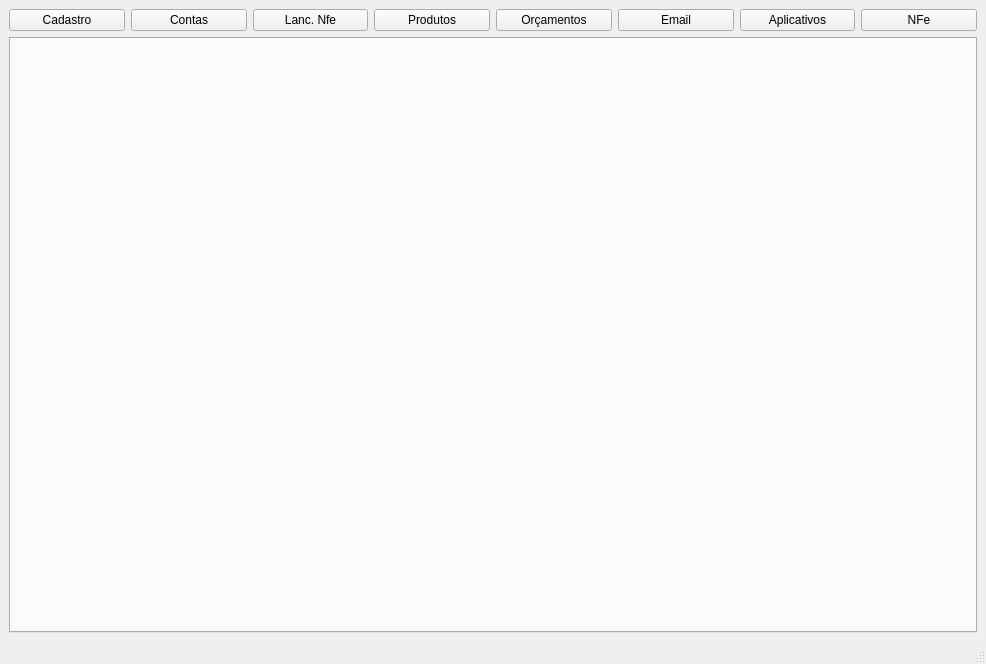
<?xml version="1.0" encoding="UTF-8"?>
<ui version="4.0">
 <class>MainWindow</class>
 <widget class="QMainWindow" name="MainWindow">
  <property name="geometry">
   <rect>
    <x>0</x>
    <y>0</y>
    <width>986</width>
    <height>664</height>
   </rect>
  </property>
  <property name="windowTitle">
   <string>aplication form in tabs</string>
  </property>
  <property name="windowIcon">
   <iconset theme="emblem-system"/>
  </property>
  <widget class="QWidget" name="centralwidget">
   <layout class="QVBoxLayout" name="verticalLayout">
    <item>
     <layout class="QHBoxLayout" name="horizontalLayout">
      <item>
       <widget class="QPushButton" name="pushButton_cadastro">
        <property name="text">
         <string>Cadastro</string>
        </property>
       </widget>
      </item>
      <item>
       <widget class="QPushButton" name="pushButto_contas">
        <property name="text">
         <string>Contas</string>
        </property>
       </widget>
      </item>
      <item>
       <widget class="QPushButton" name="pushButton_LancNfe">
        <property name="text">
         <string>Lanc. Nfe</string>
        </property>
       </widget>
      </item>
      <item>
       <widget class="QPushButton" name="pushButton_produtos">
        <property name="text">
         <string>Produtos</string>
        </property>
       </widget>
      </item>
      <item>
       <widget class="QPushButton" name="pushButton_oecamentos">
        <property name="text">
         <string>Orçamentos</string>
        </property>
       </widget>
      </item>
      <item>
       <widget class="QPushButton" name="pushButton_email">
        <property name="text">
         <string>Email</string>
        </property>
       </widget>
      </item>
      <item>
       <widget class="QPushButton" name="pushButton_aplicativos">
        <property name="text">
         <string>Aplicativos</string>
        </property>
       </widget>
      </item>
      <item>
       <widget class="QPushButton" name="pushButton_Nfe">
        <property name="text">
         <string>NFe</string>
        </property>
       </widget>
      </item>
     </layout>
    </item>
    <item>
     <widget class="QTabWidget" name="tabWidget">
      <property name="currentIndex">
       <number>-1</number>
      </property>
      <property name="tabsClosable">
       <bool>true</bool>
      </property>
     </widget>
    </item>
   </layout>
  </widget>
  <widget class="QMenuBar" name="menubar">
   <property name="geometry">
    <rect>
     <x>0</x>
     <y>0</y>
     <width>986</width>
     <height>22</height>
    </rect>
   </property>
  </widget>
  <widget class="QStatusBar" name="statusbar"/>
 </widget>
 <resources/>
 <connections/>
</ui>
